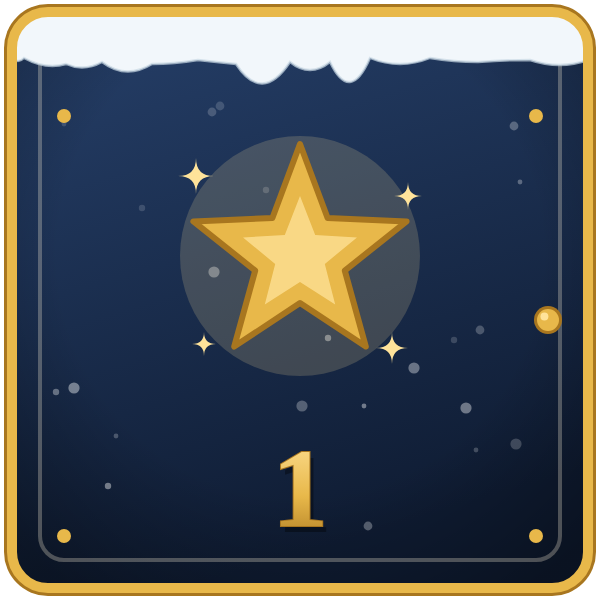
#> input picture site/assets/days/day-01.png, 600 x 600 px; its folder holds only this picture in this run
$ python mystery_cards.py
#> lines starting #> are read from the running program, lines starting #| are printed output that depends on the picture; after the words box and inside, x2 and y2 are one past the last pixel; in counts of white or black regions, pixels touching at a corner belong together
"""Mystery versions of the 24 day pictures, for the promo film (the real ones stay a surprise):
    python3 tools/video/mystery_cards.py [A|B]
Each keeps its day card's frame, snow, colour, gold dots and number (site/assets/days/day-NN.png), and
swaps the picture for a big gold "?"; version B also writes STAY TUNED above the number.
Writes build/video/mystery/day-NN.png (600 x 600); tools/video/record_site.js serves these in place
of the real pictures while it records.
"""
import os
import sys

import numpy as np
from PIL import Image, ImageDraw, ImageFilter, ImageFont

ROOT = os.path.dirname(os.path.dirname(os.path.dirname(os.path.abspath(__file__))))
DAYS = os.path.join(ROOT, "site", "assets", "days")
OUT = os.path.join(ROOT, "build", "video", "mystery")
FONT = os.path.join(ROOT, "build", "fonts", "AlegreyaSC-Bold.ttf")
os.makedirs(OUT, exist_ok=True)
rng = np.random.default_rng(1224)
VARIANT = (sys.argv[1:] or ["A"])[0].upper()


def gold_text(card, text, size, cy, glow=0.0, track=0):
    """Gold lettering like the day numbers: light at the top, deeper below, with a dark drop shadow."""
    font = ImageFont.truetype(FONT, size)
    W, H = card.size
    mask = Image.new("L", (W, H), 0)
    d = ImageDraw.Draw(mask)
    widths = [d.textlength(ch, font=font) for ch in text]
    total = sum(widths) + track * (len(text) - 1)
    x = (W - total) / 2
    for ch, w in zip(text, widths):
        d.text((x, cy), ch, font=font, fill=255, anchor="lm")
        x += w + track
    if glow:
        halo = mask.filter(ImageFilter.GaussianBlur(size * 0.22)).point(lambda v: int(v * glow))
        card.alpha_composite(Image.merge("RGBA", (Image.new("L", (W, H), 255), Image.new("L", (W, H), 214),
                                                   Image.new("L", (W, H), 140), halo)))
    shadow = mask.filter(ImageFilter.GaussianBlur(3)).point(lambda v: int(v * 0.8))
    card.alpha_composite(Image.merge("RGBA", (Image.new("L", (W, H), 30), Image.new("L", (W, H), 12),
                                               Image.new("L", (W, H), 6), shadow)), (3, 5))
    bbox = mask.getbbox()
    y0, y1 = bbox[1], bbox[3]
    t = np.clip((np.arange(H) - y0) / max(1, y1 - y0), 0, 1)[:, None]
    top, bot = np.array([252, 226, 140]), np.array([196, 142, 40])
    grad = (top * (1 - t)[..., None] + bot * t[..., None]).astype(np.uint8)
    grad = np.broadcast_to(grad, (H, W, 3)).copy()
    card.alpha_composite(Image.merge("RGBA", (*Image.fromarray(grad).split(), mask)))


def cream_text(card, text, size, cy, track=4):
    font = ImageFont.truetype(FONT, size)
    d = ImageDraw.Draw(card)
    widths = [d.textlength(ch, font=font) for ch in text]
    x = (card.width - sum(widths) - track * (len(text) - 1)) / 2
    for ch, w in zip(text, widths):
        d.text((x, cy), ch, font=font, fill=(246, 236, 214, 235), anchor="lm")
        x += w + track


for day in range(1, 25):
    card = Image.open(os.path.join(DAYS, f"day-{day:02d}.png")).convert("RGBA")
#> card is the input picture: PIL image 600x600 RGBA; mean R, G, B, A 70.4, 76.2, 81.9, 247.1
    a = np.asarray(card).astype(float)
    # the background's colour row by row, from the plain strips either side of the picture
    sides = np.concatenate([a[:, 70:170, :3], a[:, 440:520, :3]], axis=1)
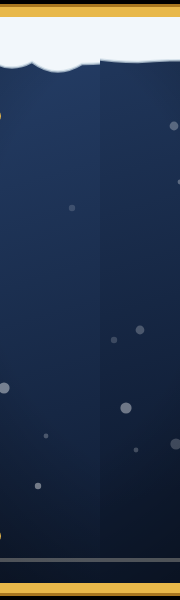
#> sides: shape (600, 180, 3) float64; mean R, G, B 49.3, 62.4, 83.1
    row = np.median(sides, axis=1)
#> row = 600 rows, first 8: [0, 0, 0], [0, 0, 0], [0, 0, 0], [0, 0, 0], [168, 118, 31], [168, 118, 31], [168, 118, 31], [232, 184, 74]
    bg = np.broadcast_to(row[:, None, :], a[:, :, :3].shape)
    # paint it over the picture only (feathered; the number below stays), and scatter a few snowflakes back in
    m = Image.new("L", card.size, 0)
#> m: PIL image 600x600 L; every value is 0
    ImageDraw.Draw(m).rounded_rectangle((130, 100, 470, 418), radius=60, fill=255)
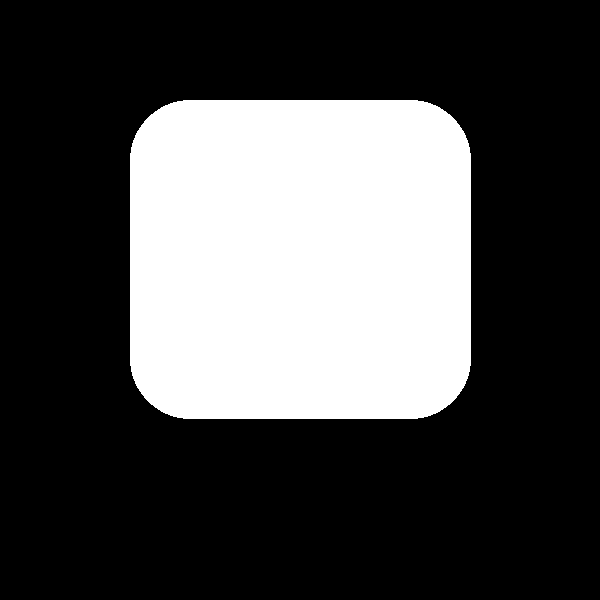
#> m: PIL image 600x600 L; 29.3% white; 1 white region, box (x1, y1, x2, y2) and area: (130, 100, 471, 419) 105635
    m = np.asarray(m.filter(ImageFilter.GaussianBlur(10))).astype(float)[..., None] / 255
#> m: shape (600, 600, 1) float64
    m[:96] = 0                                   # leave the snow along the top as it is
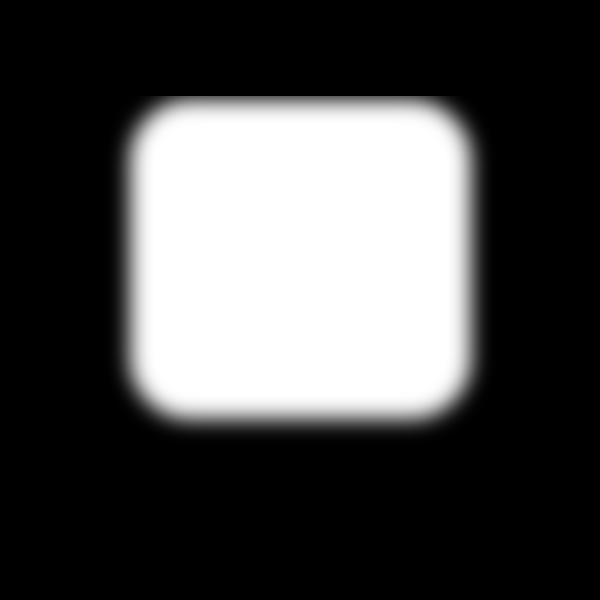
#> m: shape (600, 600, 1) float64; min 0, max 1, mean 0.292
    a[:, :, :3] = a[:, :, :3] * (1 - m) + bg * m
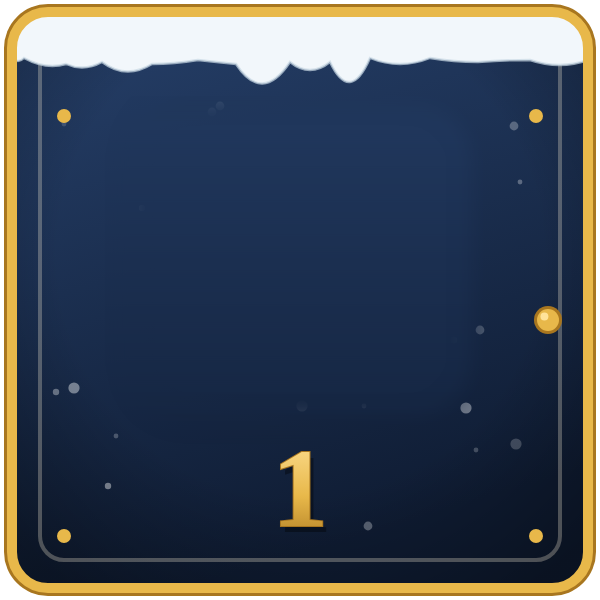
#> a: shape (600, 600, 4) float64; mean R, G, B, A 57.6, 67.5, 81.7, 247.1; transparent parts drawn white
    card = Image.fromarray(a.clip(0, 255).astype(np.uint8), "RGBA")
    d = ImageDraw.Draw(card)
    n = 0
    while n < 9:                                 # (none on the lettering)
        x, y, r = rng.uniform(150, 450), rng.uniform(125, 400), rng.uniform(1.5, 4)
        if abs(x - 300) < 80 and 150 < y < 400:
            continue
        d.ellipse((x - r, y - r, x + r, y + r), fill=(255, 255, 255, int(rng.uniform(40, 110))))
        n += 1
#> after the loop, n = 9
    if VARIANT == "B":
        gold_text(card, "?", 250, 236, glow=0.55)
        cream_text(card, "STAY TUNED", 34, 392, track=4)
    else:
        gold_text(card, "?", 290, 262, glow=0.55)
#> in gold_text, `widths = [d.textlength(ch, font=font) for ch in text]`: widths = [153.9]
#> in gold_text, `total = sum(widths) + track * (len(text) - 1)`: total = 153.9
#> in gold_text, `x = (W - total) / 2`: x = 223
#> the loop in gold_text, `for ch, w in zip(text, widths):` made 1 pass
#> (ch, w, x) on pass 1: ('?', 153.9, 377)
#> after the loop in gold_text, `for ch, w in zip(text, widths):`: x = 377
#> in gold_text, `shadow = mask.filter(ImageFilter.GaussianBlur(3)).point(lambda v: int(..`:
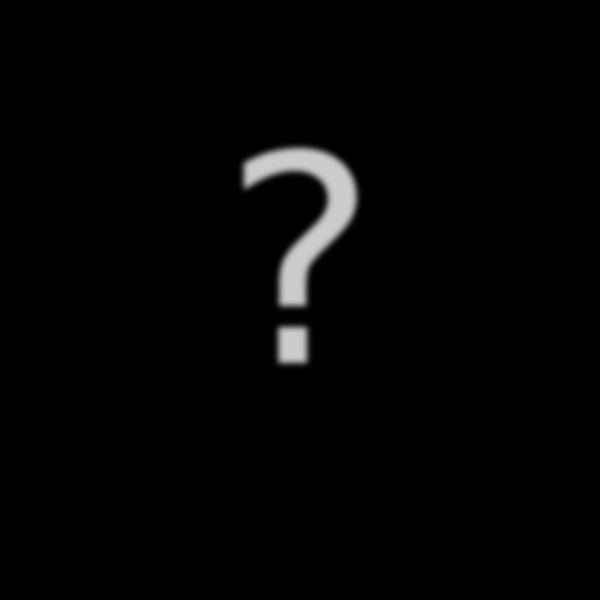
#> shadow: PIL image 600x600 L; min 0, max 204, mean 4.2
#> in gold_text, `bbox = mask.getbbox()`: bbox = (243, 148, 357, 363)
#> in gold_text, `y0, y1 = bbox[1], bbox[3]`: y0 = 148; y1 = 363
#> in gold_text, `t = np.clip((np.arange(H) - y0) / max(1, y1 - y0), 0, 1)[:, None]`: t = 600 values from 0 to 1
#> in gold_text, `grad = (top * (1 - t)[..., None] + bot * t[..., None]).astype(np.uint8)`: grad = 600 rows, first 8: [252, 226, 140], [252, 226, 140], [252, 226, 140], [252, 226, 140], [252, 226, 140], [252, 226, 140], [252, 226, 140], [252, 226, 140]
#> in gold_text, `grad = np.broadcast_to(grad, (H, W, 3)).copy()`:
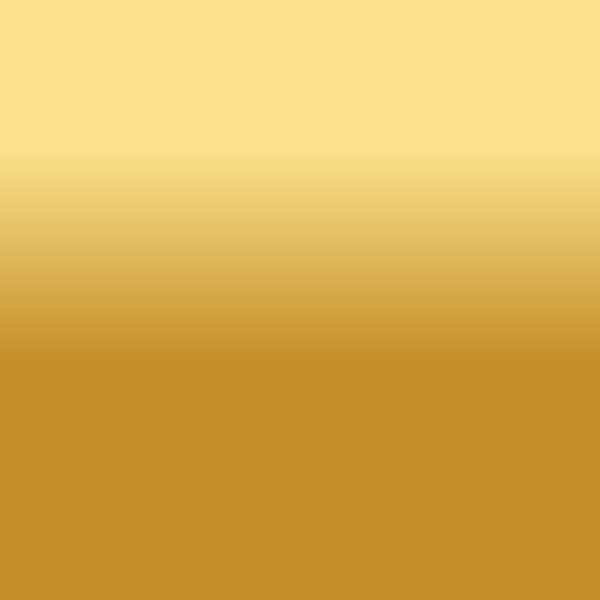
#> grad: shape (600, 600, 3); mean of channels 0, 1, 2 219.7, 177.7, 82.5; drawn as R, G, B
#> in gold_text, `card.alpha_composite(Image.merge("RGBA", (*Image.fromarray(grad).split..`:
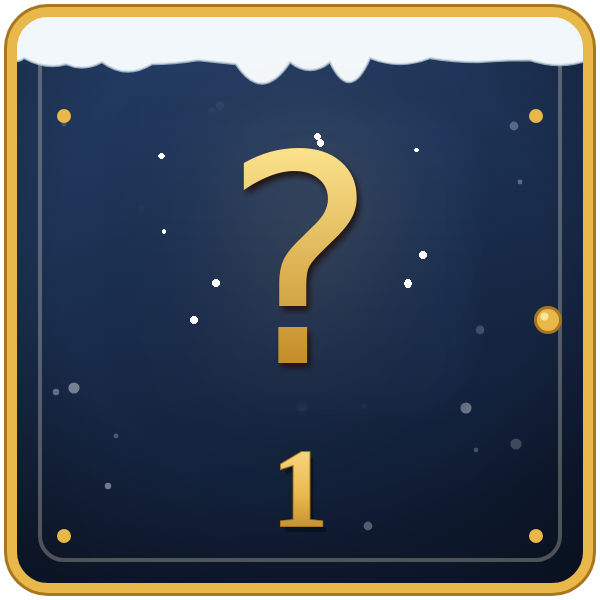
#> card: PIL image 600x600 RGBA; mean R, G, B, A 63.8, 71.9, 82.3, 246.9; transparent parts drawn white
#> (the run stopped early here; a loop or call above may not have finished)
